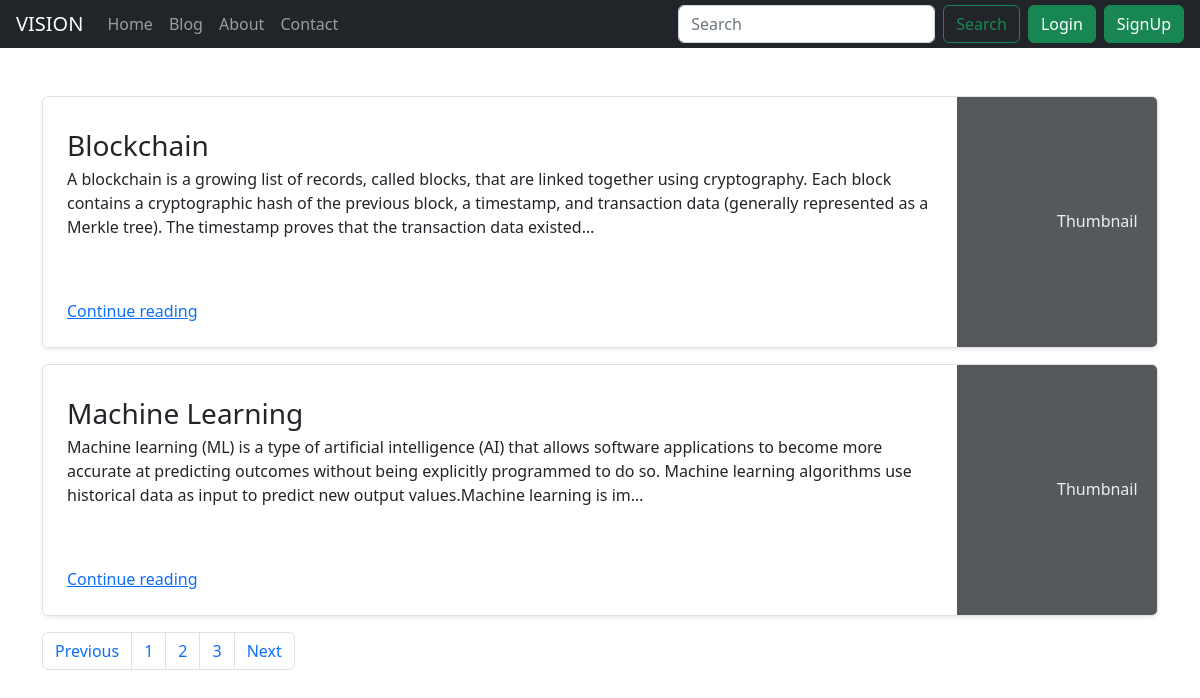
Screenshot of /blog/ with the database file from the repository.
### blog/models.py (models this page shows, shortened)
class Postblog(models.Model):
    sno=models.AutoField(primary_key=True)
    title=models.CharField(max_length=50)
    author=models.CharField(max_length=13)
    content=models.TextField()
    slug=models.CharField(max_length=130)
    timeStamp= models.DateTimeField(blank=True)

### blog/views.py (the view)
# urls.py: path('', views.blogHome, name='blogHome'),
def blogHome(request):
    allPosts=Postblog.objects.all()
    context={'allPosts':allPosts}
    return render(request,"blog/blogHome.html",context)

### templates/blog/blogHome.html (shortened to what this page needs)
{% extends 'base.html' %}
{%block blogactive%} active {%endblock blogactive%}
{% block body %}
<div class="container my-5 ">
  {% for post in allPosts %}
  <div class="row mb-6 ">
    <div class="col-md-16">
      <div class="row g-0 border rounded overflow-hidden flex-md-row mb-3 shadow-sm h-md-150 position-relative">
        <div class="col p-4 d-flex flex-column position-static">
          <h3 class="mb-0">{{post.title}}</h3>
          <p class="card-text mb-auto">{{post.content|truncatechars:300}}</p>
          <a href="{{post.slug}}" class="stretched-link">Continue reading</a>
        </div>
        <div class="col-auto d-none d-lg-block">
          <svg class="bd-placeholder-img" width="200" height="250" xmlns="http://www.w3.org/2000/svg" role="img" aria-label="Placeholder: Thumbnail" preserveAspectRatio="xMidYMid slice" focusable="false"><title>Placeholder</title><rect width="100%" height="100%" fill="#55595c"></rect><text x="50%" y="50%" fill="#eceeef" dy=".3em">Thumbnail</text></svg>
        </div>
      </div>
    </div>
  </div>
  {% endfor %}
  <nav aria-label="Page navigation example">  <ul class="pagination">
      <li class="page-item"><a class="page-link" href="#">Previous</a></li>
      <li class="page-item"><a class="page-link" href="#">1</a></li>
      <li class="page-item"><a class="page-link" href="#">2</a></li>
      <li class="page-item"><a class="page-link" href="#">3</a></li>
      <li class="page-item"><a class="page-link" href="#">Next</a></li>
    </ul>
  </nav>
  {% endblock body %}

### rows the page displays
Postblog: title "Blockchain", content "A blockchain is a growing list of records, called blocks, that are linked together using cryptography. Each block contains a cryptographic hash of the previous block, a timestamp, and transaction data (generally represented as a Merkle tree). The timestamp proves that the transaction data existed…"
Postblog: title "Machine Learning", content "Machine learning (ML) is a type of artificial intelligence (AI) that allows software applications to become more accurate at predicting outcomes without being explicitly programmed to do so. Machine learning algorithms use historical data as input to predict new output values.Machine learning is im…"
